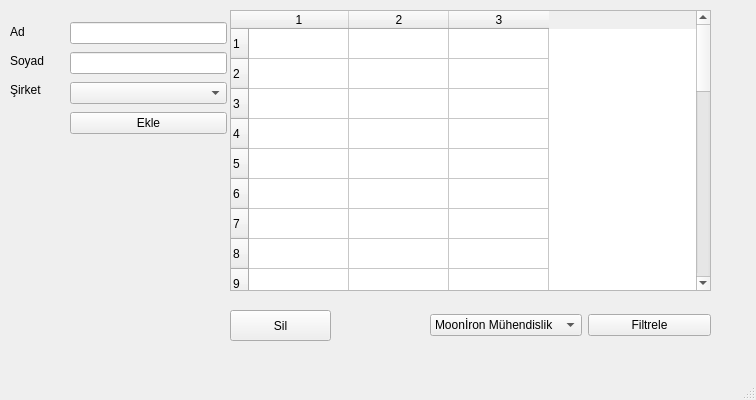
<?xml version="1.0" encoding="UTF-8"?>
<ui version="4.0">
 <class>MainWindow</class>
 <widget class="QMainWindow" name="MainWindow">
  <property name="geometry">
   <rect>
    <x>0</x>
    <y>0</y>
    <width>756</width>
    <height>400</height>
   </rect>
  </property>
  <property name="windowTitle">
   <string>Kayıt Uygulaması</string>
  </property>
  <widget class="QWidget" name="centralwidget">
   <widget class="QPushButton" name="btn2">
    <property name="geometry">
     <rect>
      <x>230</x>
      <y>310</y>
      <width>101</width>
      <height>31</height>
     </rect>
    </property>
    <property name="text">
     <string>Sil</string>
    </property>
   </widget>
   <widget class="QTableWidget" name="tbl1">
    <property name="geometry">
     <rect>
      <x>230</x>
      <y>10</y>
      <width>481</width>
      <height>281</height>
     </rect>
    </property>
    <property name="rowCount">
     <number>30</number>
    </property>
    <property name="columnCount">
     <number>3</number>
    </property>
    <row/>
    <row/>
    <row/>
    <row/>
    <row/>
    <row/>
    <row/>
    <row/>
    <row/>
    <row/>
    <row/>
    <row/>
    <row/>
    <row/>
    <row/>
    <row/>
    <row/>
    <row/>
    <row/>
    <row/>
    <row/>
    <row/>
    <row/>
    <row/>
    <row/>
    <row/>
    <row/>
    <row/>
    <row/>
    <row/>
    <column/>
    <column/>
    <column/>
   </widget>
   <widget class="QWidget" name="layoutWidget">
    <property name="geometry">
     <rect>
      <x>70</x>
      <y>20</y>
      <width>157</width>
      <height>117</height>
     </rect>
    </property>
    <layout class="QVBoxLayout" name="verticalLayout">
     <item>
      <widget class="QLineEdit" name="lne1"/>
     </item>
     <item>
      <widget class="QLineEdit" name="lne2"/>
     </item>
     <item>
      <widget class="QComboBox" name="cmb1">
       <item>
        <property name="text">
         <string/>
        </property>
       </item>
       <item>
        <property name="text">
         <string>Moonİron Mühendislik</string>
        </property>
       </item>
       <item>
        <property name="text">
         <string>Entechno</string>
        </property>
       </item>
       <item>
        <property name="text">
         <string>Ülker</string>
        </property>
       </item>
      </widget>
     </item>
     <item>
      <widget class="QPushButton" name="btn1">
       <property name="text">
        <string>Ekle</string>
       </property>
      </widget>
     </item>
    </layout>
   </widget>
   <widget class="QWidget" name="layoutWidget">
    <property name="geometry">
     <rect>
      <x>10</x>
      <y>20</y>
      <width>37</width>
      <height>81</height>
     </rect>
    </property>
    <layout class="QVBoxLayout" name="verticalLayout_2">
     <item>
      <widget class="QLabel" name="label1">
       <property name="text">
        <string>Ad</string>
       </property>
      </widget>
     </item>
     <item>
      <widget class="QLabel" name="label2">
       <property name="text">
        <string>Soyad</string>
       </property>
      </widget>
     </item>
     <item>
      <widget class="QLabel" name="label3">
       <property name="text">
        <string>Şirket</string>
       </property>
      </widget>
     </item>
    </layout>
   </widget>
   <widget class="QWidget" name="layoutWidget">
    <property name="geometry">
     <rect>
      <x>430</x>
      <y>310</y>
      <width>281</width>
      <height>30</height>
     </rect>
    </property>
    <layout class="QHBoxLayout" name="horizontalLayout">
     <item>
      <widget class="QComboBox" name="cmb2">
       <item>
        <property name="text">
         <string>Moonİron Mühendislik</string>
        </property>
       </item>
       <item>
        <property name="text">
         <string>Entechno</string>
        </property>
       </item>
       <item>
        <property name="text">
         <string>Ülker</string>
        </property>
       </item>
      </widget>
     </item>
     <item>
      <widget class="QPushButton" name="btn3">
       <property name="text">
        <string>Filtrele</string>
       </property>
      </widget>
     </item>
    </layout>
   </widget>
  </widget>
  <widget class="QMenuBar" name="menubar">
   <property name="geometry">
    <rect>
     <x>0</x>
     <y>0</y>
     <width>756</width>
     <height>26</height>
    </rect>
   </property>
  </widget>
  <widget class="QStatusBar" name="statusbar"/>
 </widget>
 <resources/>
 <connections/>
</ui>
